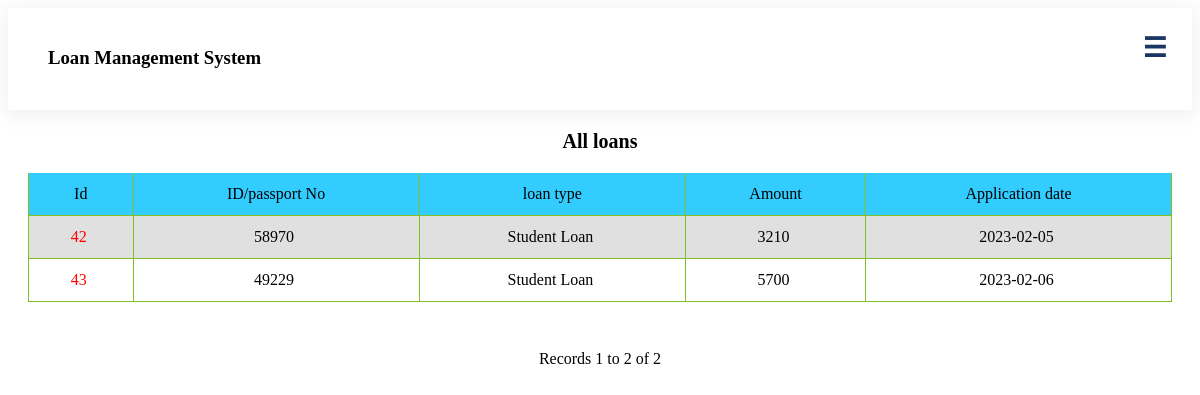
Page /admin/allloans.php (signed in) on the committed database.
### tables this page shows
CREATE TABLE `loan` (
  `loanId` int(6) NOT NULL,
  `memberId` int(8) NOT NULL,
  `loanType` varchar(15) NOT NULL,
  `income` int(8) NOT NULL,
  `amount` int(8) NOT NULL,
  `intereset` varchar(5) NOT NULL,
  `payment_term` int(3) NOT NULL,
  `total_paid` int(8) NOT NULL,
  `emi_per_month` int(8) NOT NULL,
  `bankStatementPhoto` varchar(250) DEFAULT NULL,
  `security` varchar(250) DEFAULT NULL,
  `posting_date` date NOT NULL,
  `status` varchar(15) NOT NULL,
  `adminRemark` varchar(100) NOT NULL,
  `adminRemarkDate` date NOT NULL,
  `balance` int(255) NOT NULL
);

### admin/allloans.php (the view, shortened to what this page needs)
<?php require_once('../Connections/mlms.php'); ?>
<?php
$maxRows_Recordset1 = 10;
$pageNum_Recordset1 = 0;
$startRow_Recordset1 = $pageNum_Recordset1 * $maxRows_Recordset1;
mysqli_select_db($mlms, $database_mlms);
$query_Recordset1 = "SELECT * FROM loan";
$query_limit_Recordset1 = sprintf("%s LIMIT %d, %d", $query_Recordset1, $startRow_Recordset1, $maxRows_Recordset1);
$Recordset1 = mysqli_query($mlms, $query_limit_Recordset1) or die(mysql_error());
$row_Recordset1 = mysqli_fetch_assoc($Recordset1);
if (isset($_GET['totalRows_Recordset1'])) {
    $totalRows_Recordset1 = $_GET['totalRows_Recordset1'];
} else {
    $all_Recordset1 = mysqli_query($mlms, $query_Recordset1);
    $totalRows_Recordset1 = mysqli_num_rows($all_Recordset1);
}
?>
<html>
<head>
    <link rel="stylesheet" type="text/css" href="../Assets/css/style.css">
</head>
<body>
    <?php include '../header/admin.php'; ?>
    <center>
        <div class="main">
            <h3 class="llTl">All loans</h3>
            <table border="0" align="center" class="responsive-table">
                <tr bgcolor="#33CCFF">
                    <td>Id</td>
                    <td>ID/passport No</td>
                    <td>loan type</td>
                    <td>Amount</td>
                    <td>Application date</td>
                </tr>
                <?php do { ?>
                    <tr>
                        <td><a href="allloanss.php?recordID=<?php echo $row_Recordset1['loanId']; ?>">
                                <?php echo $row_Recordset1['loanId']; ?>&nbsp; </a></td>
                        <td>
                            <?php echo $row_Recordset1['memberId']; ?>&nbsp;
                        </td>
                        <td>
                            <?php echo $row_Recordset1['loanType']; ?>&nbsp;
                        </td>
                        <td>
                            <?php echo $row_Recordset1['total_paid']; ?>&nbsp;
                        </td>
                        <td>
                            <?php echo $row_Recordset1['posting_date']; ?>&nbsp;
                        </td>
                    </tr>
                <?php } while ($row_Recordset1 = mysqli_fetch_assoc($Recordset1)); ?>
            </table>
            <br />
            <table border=" 0">
                <tr>
                    <td>
                    </td>
                    <td>
                    </td>
                    <td>
                    </td>
                    <td>
                    </td>
                </tr>
            </table>
            Records
            <?php echo ($startRow_Recordset1 + 1) ?> to
            <?php echo min($startRow_Recordset1 + $maxRows_Recordset1, $totalRows_Recordset1) ?> of
            <?php echo $totalRows_Recordset1 ?>
        </div>
    </center>
</body>
</html>

### Assets/css/style.css (style rules this page uses)
.main { padding-left: 20px; padding-right: 20px; }
.llTl { font-size: 20px; font-weight: bold; text-align: center; }
a { text-decoration: none; color: red; }
.main { display: block; }
body { position: relative; }
tr { text-align: center; vertical-align: middle; }
.responsive-table { width: 100%; margin-bottom: 1.5em; border-spacing: 0; }
@media (min-width: 48em) { .responsive-table { font-size: 0.9em; } }
@media (min-width: 62em) { .responsive-table { font-size: 1em; } }
.responsive-table tbody, .responsive-table tr, .responsive-table th, .responsive-table td { display: block; padding: 0; text-align: left; white-space: normal; }
@media (min-width: 48em) { .responsive-table tr { display: table-row; } }
.responsive-table th, .responsive-table td { padding: 0.5em; vertical-align: middle; }
@media (min-width: 30em) { .responsive-table th, .responsive-table td { padding: 0.75em 0.5em; } }
@media (min-width: 48em) { .responsive-table th, .responsive-table td { display: table-cell; padding: 0.5em; } }
@media (min-width: 62em) { .responsive-table th, .responsive-table td { padding: 0.75em 0.5em; } }
@media (min-width: 75em) { .responsive-table th, .responsive-table td { padding: 0.75em; } }
.responsive-table tbody tr { margin-bottom: 1em; }
@media (min-width: 48em) { .responsive-table tbody tr { display: table-row; border-width: 1px; } }
.responsive-table tbody tr:last-of-type { margin-bottom: 0; }
@media (min-width: 48em) { .responsive-table tbody tr:nth-of-type(even) { background-color: rgba(0, 0, 0, 0.12); } }
.responsive-table tbody td { text-align: right; }
@media (min-width: 48em) { .responsive-table tbody td { border-left: 1px solid #86bc25; border-bottom: 1px solid #86bc25; text-align: center; } }
@media (min-width: 48em) { .responsive-table tbody td:last-of-type { border-right: 1px solid #86bc25; } }

### header/admin.php (style rules this page uses)
body { font-family: Raleway; }

### rows in the picture
loan: loanId "42", memberId "58970", loanType "Student Loan", total_paid "3210", posting_date "2023-02-05"
loan: loanId "43", memberId "49229", loanType "Student Loan", total_paid "5700", posting_date "2023-02-06"

### other values in the picture
$startRow_Recordset1 + 1 "1"
min($startRow_Recordset1 + $maxRows_Recordset1, $totalRows_Recordset1) "2"
$totalRows_Recordset1 "2"
